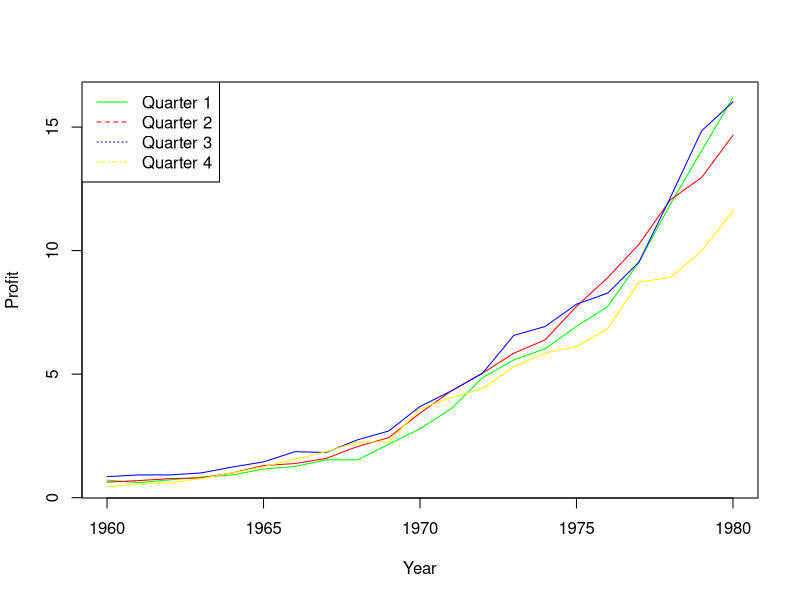
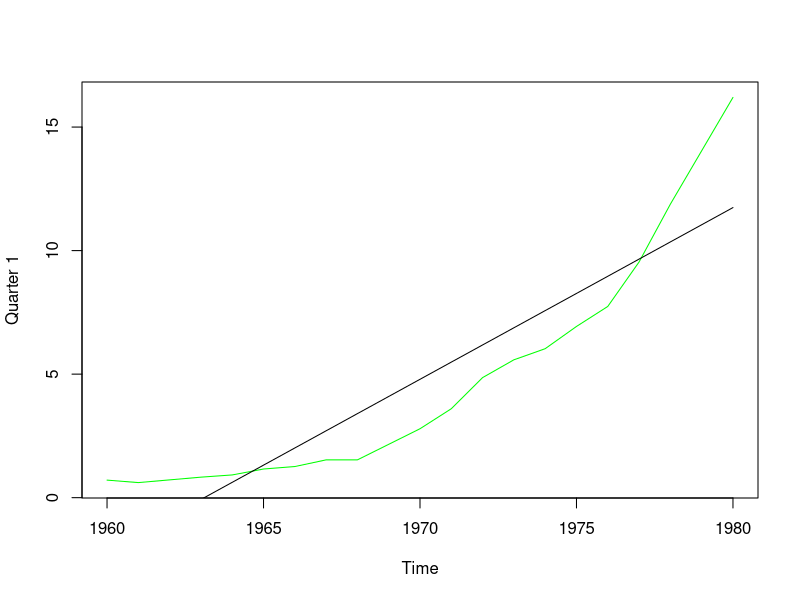
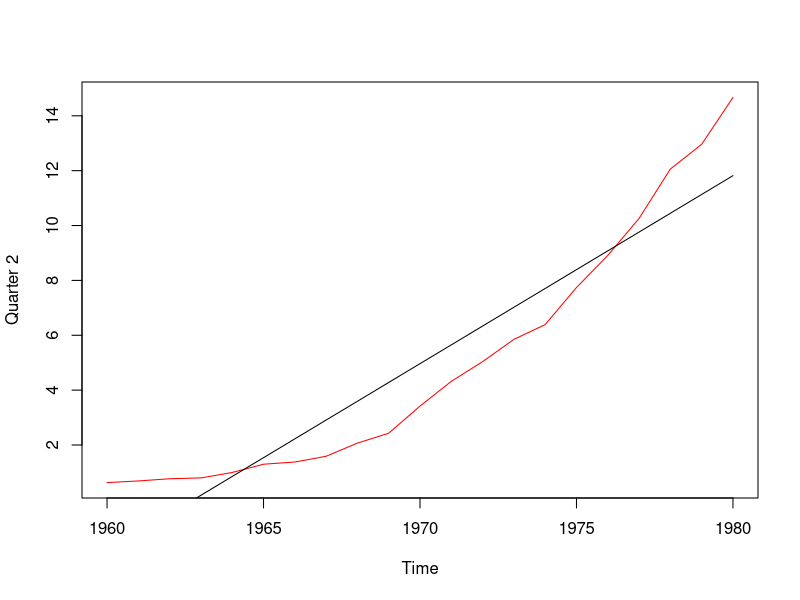
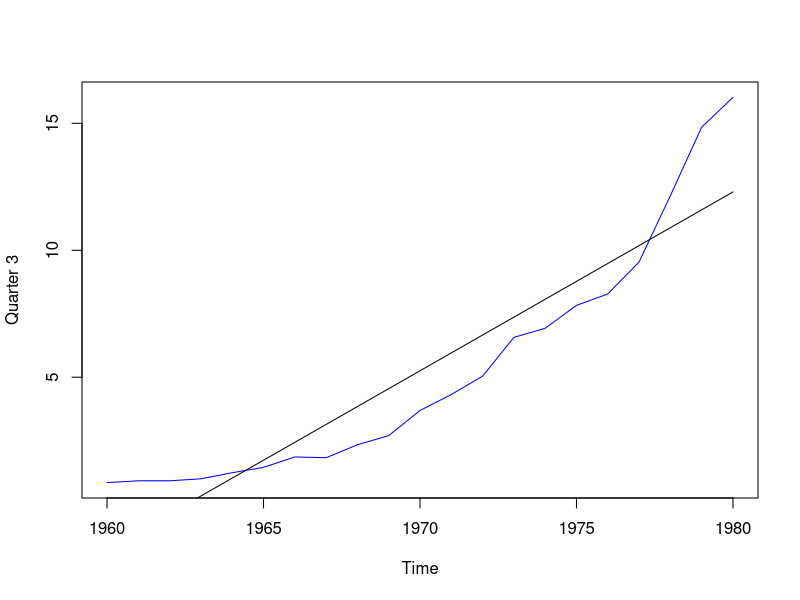
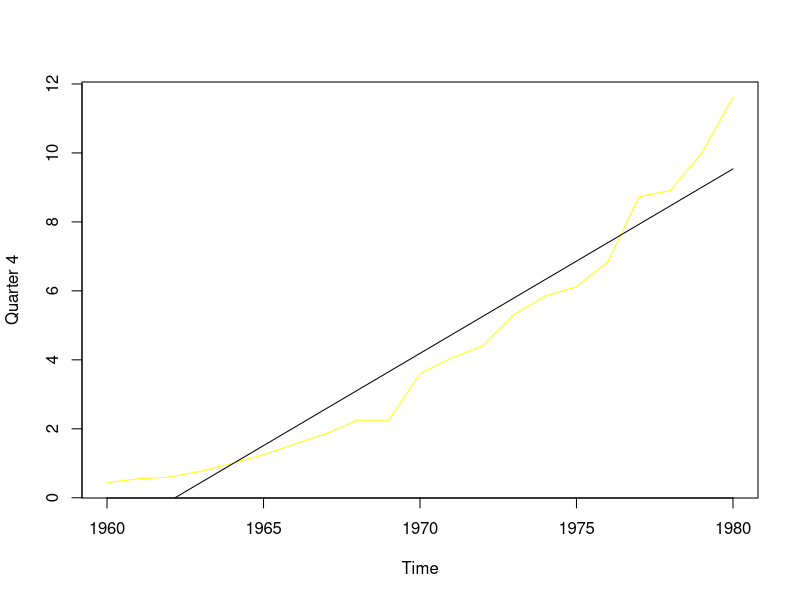
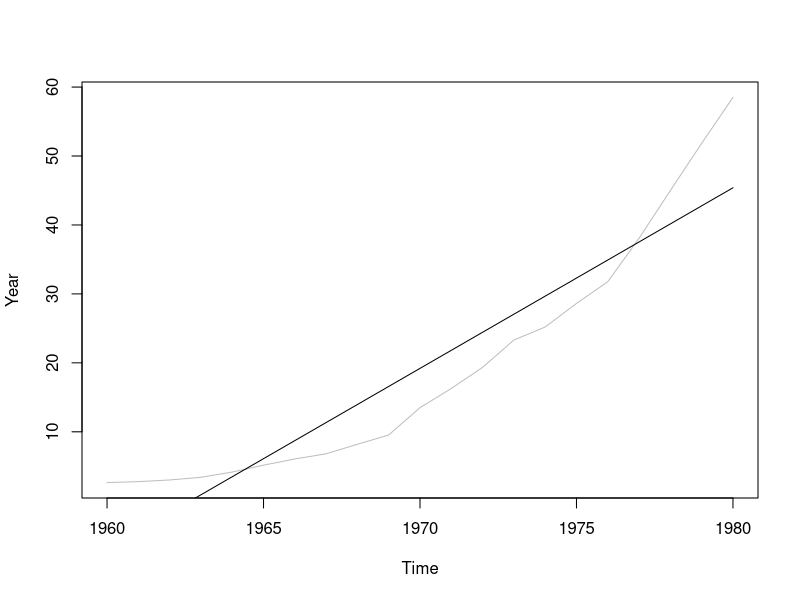

Generate these figures, in order, with R:
library(datasets)
tmp <- JohnsonJohnson

quarter1 <- numeric(length(tmp) / 4)
quarter2 <- numeric(length(tmp) / 4)
quarter3 <- numeric(length(tmp) / 4)
quarter4 <- numeric(length(tmp) / 4)

for (i in 0:(length(tmp) / 4 - 1)) {
  quarter1[i + 1] <- as.numeric(tmp[4 * i + 1])
  quarter2[i + 1] <- as.numeric(tmp[4 * i + 2])
  quarter3[i + 1] <- as.numeric(tmp[4 * i + 3])
  quarter4[i + 1] <- as.numeric(tmp[4 * i + 4])
}

reg_data <- data.frame(Quarter1 = quarter1, 
                       Quarter2 = quarter2,
                       Quarter3 = quarter3,
                       Quarter4 = quarter4,
                       date = 1960:1980)

plot(reg_data$date, reg_data$Quarter1, col = "green", ylab = "Profit", xlab = 'Year', 'l')
lines(reg_data$date, reg_data$Quarter2, col = "red")
lines(reg_data$date, reg_data$Quarter3, col = "blue")
lines(reg_data$date, reg_data$Quarter4, col = "yellow")
legend("topleft", 
       legend=c("Quarter 1", "Quarter 2", "Quarter 3", "Quarter 4"),
       col=c("green", "red", "blue", "yellow"),
       lty=1:4)


f1 <- lm(Quarter1 ~ date, data = reg_data)
f2 <- lm(Quarter2 ~ date, data = reg_data)
f3 <- lm(Quarter3 ~ date, data = reg_data)
f4 <- lm(Quarter4 ~ date, data = reg_data)
f5 <- lm(Quarter1 + Quarter2 + Quarter3 + Quarter4 ~ date, data = reg_data)


predicted1 <- predict(f1, data.frame(date = 2016))
print(paste0('Quarter 1 - ', predicted1))
plot(reg_data$date, reg_data$Quarter1, 'l', col = 'green', xlab = 'Time', ylab = 'Quarter 1')
lines(reg_data$date, reg_data$date * f1$coefficients[2] + f1$coefficients[1], 'l')

predicted2 <- predict(f2, data.frame(date = 2016))
print(paste0('Quarter 2 - ', predicted2))
plot(reg_data$date, reg_data$Quarter2, 'l', col = 'red', xlab = 'Time', ylab = 'Quarter 2')
lines(reg_data$date, reg_data$date * f2$coefficients[2] + f2$coefficients[1], 'l')

predicted3 <- predict(f3, data.frame(date = 2016))
print(paste0('Quarter 3 - ', predicted3))
plot(reg_data$date, reg_data$Quarter3, 'l', col = 'blue', xlab = 'Time', ylab = 'Quarter 3')
lines(reg_data$date, reg_data$date * f3$coefficients[2] + f3$coefficients[1], 'l')

predicted4 <- predict(f4, data.frame(date = 2016))
print(paste0('Quarter 4 - ', predicted4))
plot(reg_data$date, reg_data$Quarter4, 'l', col = 'yellow', xlab = 'Time', ylab = 'Quarter 4')
lines(reg_data$date, reg_data$date * f4$coefficients[2] + f4$coefficients[1], 'l')

predicted5 <- predict(f5, data.frame(date = 2016))
print(paste0('Year - ', predicted5))
plot(reg_data$date, reg_data$Quarter1 + reg_data$Quarter2 + reg_data$Quarter3 + reg_data$Quarter4, 
     'l', col = 'grey', xlab = 'Time', ylab = 'Year')
lines(reg_data$date, reg_data$date * f5$coefficients[2] + f5$coefficients[1], 'l')
